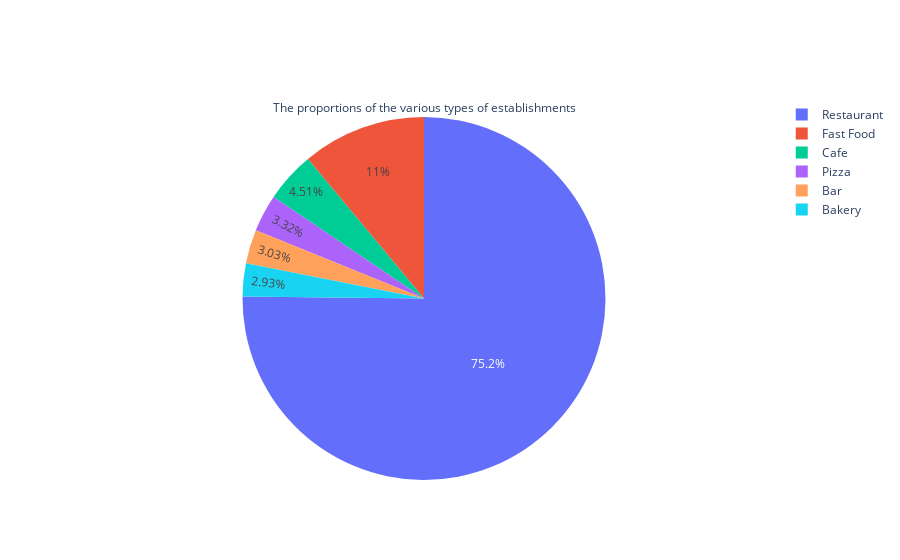

Write notebook code for a chart like this one.
### Markdown cell above
### The proportions of the various types of establishments

### Code cell
fig = go.Figure(data=[go.Pie(labels=rest_data.object_type.value_counts(
).index, values=rest_data.object_type.value_counts(),  title='The proportions of the various types of establishments')])
fig.show()

### Figure 1 — Plotly figure (JSON) as saved in the notebook; plotly's stock layout.template omitted (floating-point values rounded to 4 significant figures)
{"data": [{"labels": ["Restaurant", "Fast Food", "Cafe", "Pizza", "Bar", "Bakery"], "title": {"text": "The proportions of the various types of establishments"}, "type": "pie", "values": [7255, 1066, 435, 320, 292, 283]}], "layout": {}}
